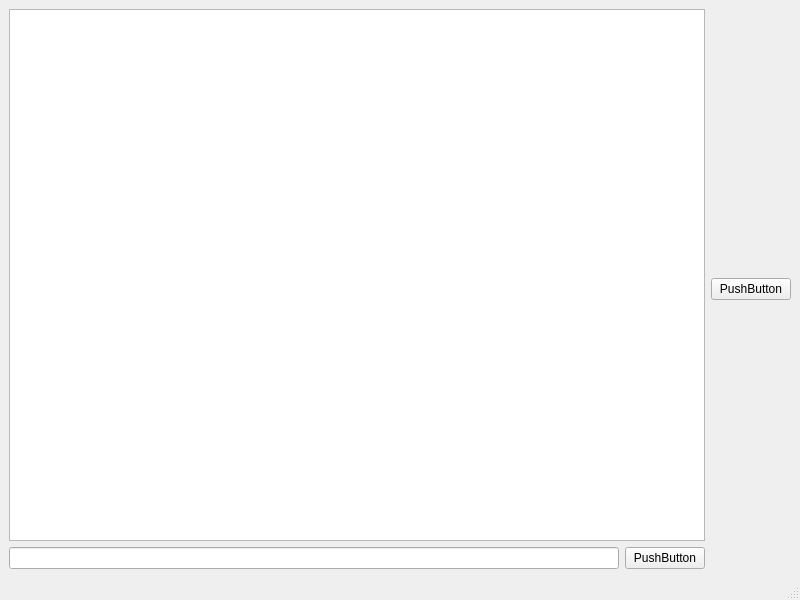
<?xml version="1.0" encoding="UTF-8"?>
<ui version="4.0">
 <class>MainWindow</class>
 <widget class="QMainWindow" name="MainWindow">
  <property name="geometry">
   <rect>
    <x>0</x>
    <y>0</y>
    <width>800</width>
    <height>600</height>
   </rect>
  </property>
  <property name="windowTitle">
   <string>MainWindow</string>
  </property>
  <widget class="QWidget" name="centralwidget">
   <layout class="QHBoxLayout" name="horizontalLayout">
    <item>
     <layout class="QVBoxLayout" name="verticalLayout">
      <item>
       <widget class="QListView" name="listView_chatView"/>
      </item>
      <item>
       <layout class="QHBoxLayout" name="horizontalLayout_2">
        <item>
         <widget class="QLineEdit" name="lineEdit"/>
        </item>
        <item>
         <widget class="QPushButton" name="pushButton_Submit">
          <property name="text">
           <string>PushButton</string>
          </property>
         </widget>
        </item>
       </layout>
      </item>
     </layout>
    </item>
    <item>
     <widget class="QPushButton" name="pushButton_BotMessage">
      <property name="text">
       <string>PushButton</string>
      </property>
     </widget>
    </item>
   </layout>
  </widget>
  <widget class="QMenuBar" name="menubar">
   <property name="geometry">
    <rect>
     <x>0</x>
     <y>0</y>
     <width>800</width>
     <height>21</height>
    </rect>
   </property>
  </widget>
  <widget class="QStatusBar" name="statusbar"/>
 </widget>
 <resources/>
 <connections/>
</ui>
